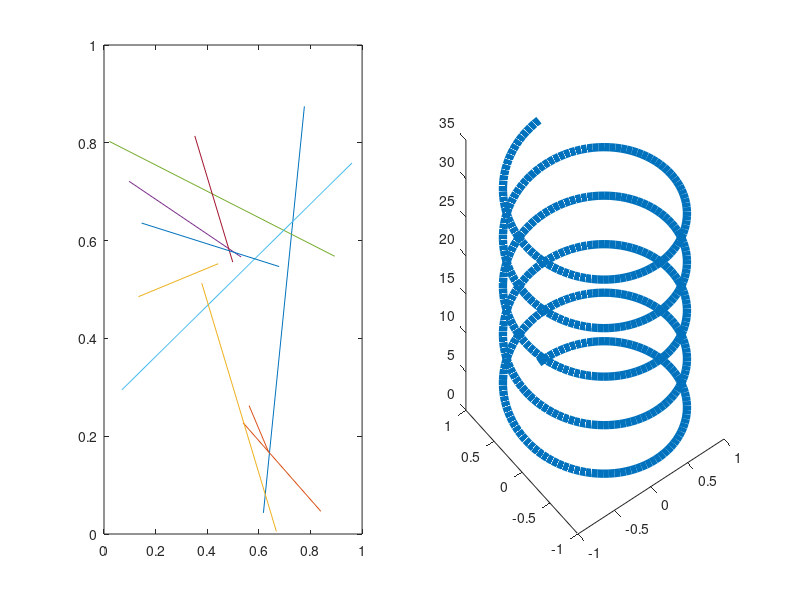

Reproduce this figure in MATLAB. (Note: this script raises an error after producing the figure.)

%%%%%%%%%%%%%%%%%%%%%%%%%%%%%%%%%%%%%%%%%%%%%%%%%%%%%%%%%%%%%%%%

tx=linspace(0,5,2);
ty=linspace(0,3,2);
tz=linspace(0,2,2);

for i=0:5
    plot3(ty*0+i,ty,ty*0,'k','linewidth',3)
    hold on
    plot3(tz*0+i,tz*0,tz,'k','linewidth',3)
    hold on
end
for j=0:3
    plot3(tz*0,tz*0+j,tz,'k','linewidth',3)
    hold on
    plot3(tx,tx*0+j,tx*0,'k','linewidth',3)
    hold on
end
for k=0:2
    plot3(tx,tx*0,tx*0+k,'k','linewidth',3)
    hold on
    plot3(ty*0,ty,ty*0+k,'k','linewidth',3)
    hold on
end



for i=0:4
    plot3(ty*0+i+0.5,ty,ty*0,'c','linewidth',3)
    hold on
    plot3(tz*0+i+0.5,tz*0,tz,'c','linewidth',3)
    hold on
end
for j=0:2
    plot3(tz*0,tz*0+j+0.5,tz,'m','linewidth',3)
    hold on
    plot3(tx,tx*0+j+0.5,tx*0,'m','linewidth',3)
    hold on
end
for k=0:1
    plot3(tx,tx*0,tx*0+k+0.5,'y','linewidth',3)
    hold on
    plot3(ty*0,ty,ty*0+k+0.5,'y','linewidth',3)
    hold on
end

%%%%%%%%%%%%%%%%%%%%%%%%%%%%%%%%%%%%%%%%%%%%%%%%%%%%%%%%%%%%%%%%

tx=linspace(0,5,2);
ty=linspace(0,3,2);
tz=linspace(0,2,2);

ta=linspace(0,4,2);
tb=linspace(0,2,2);
tc=linspace(0,1,2);

for i=0:5
    plot3(ty*0+i,0.5+tb,ty*0,'m','linewidth',3)
    hold on
    plot3(tz*0+i,tz*0,0.5+tc,'y','linewidth',3)
    hold on
end
for j=0:3
    plot3(tz*0,tz*0+j,0.5+tc,'y','linewidth',3)
    hold on
    plot3(0.5+ta,tx*0+j,tx*0,'c','linewidth',3)
    hold on
end
for k=0:2
    plot3(0.5+ta,tx*0,tx*0+k,'c','linewidth',3)
    hold on
    plot3(ty*0,0.5+tb,ty*0+k,'m','linewidth',3)
    hold on
end



for i=0:4
    plot3(ty*0+i+0.5,ty,ty*0,'c','linewidth',3)
    hold on
    plot3(tz*0+i+0.5,tz*0,tz,'c','linewidth',3)
    hold on
end
for j=0:2
    plot3(tz*0,tz*0+j+0.5,tz,'m','linewidth',3)
    hold on
    plot3(tx,tx*0+j+0.5,tx*0,'m','linewidth',3)
    hold on
end
for k=0:1
    plot3(tx,tx*0,tx*0+k+0.5,'y','linewidth',3)
    hold on
    plot3(ty*0,ty,ty*0+k+0.5,'y','linewidth',3)
    hold on
end




for i=0:5
    plot3(ty*0+i,ty,ty*0,'k:','linewidth',3)
    hold on
    plot3(tz*0+i,tz*0,tz,'k:','linewidth',3)
    hold on
end
for j=0:3
    plot3(tz*0,tz*0+j,tz,'k:','linewidth',3)
    hold on
    plot3(tx,tx*0+j,tx*0,'k:','linewidth',3)
    hold on
end
for k=0:2
    plot3(tx,tx*0,tx*0+k,'k:','linewidth',3)
    hold on
    plot3(ty*0,ty,ty*0+k,'k:','linewidth',3)
    hold on
end



%%%%%%%%%%%%%%%%%%%%%%%%%%%%%%%%%%%%%%%%%%%%%%%%%%%%%%%%%%%%%%%%


X1 = rand(1, 10);
X2 = rand(1, 10);
Y1 = rand(1, 10);
Y2 = rand(1, 10);
subplot(1,2,1)
plot([X1; X2], [Y1; Y2])      % A bunch of separate lines
subplot(1,2,2)
plot([X1; X2].', [Y1; Y2].')  % Two polygones


%%%%%%%%%%%%%%%%%%%%%%%%%%%%%%%%%%%%%%%%%%%%%%%%%%%%%%%%%%%%%%%%

X1 = rand(1, 10);
X2 = rand(1, 10);
X3 = rand(1, 10);
Y1 = rand(1, 10);
Y2 = rand(1, 10);
Y3 = rand(1, 10);
plot3([X1; X2; X3], [Y1; Y2; Y3])


%%%%%%%%%%%%%%%%%%%%%%%%%%%%%%%%%%%%%%%%%%%%%%%%%%%%%%%%%%%%%%%%

t = 0:pi/50:10*pi;
plot3(sin(t),cos(t),t, 'linewidth',6);

%%%%%%%%%%%%%%%%%%%%%%%%%%%%%%%%%%%%%%%%%%%%%%%%%%%%%%%%%%%%%%%%

syms u v
ezsurf(cos(u)*sin(v),sin(u)*sin(v),cos(v));
axis equal
colormap('summer')
shading interp

syms u v
ezsurf(cos(u)*sin(v),sin(u)*sin(v),cos(v));
axis equal
colormap('autumn')
shading interp

[x,y,z] = sphere(40);
surf (x,y,z)
colormap('cool')


[x,y,z] = sphere(40);
ezsurf (x,y,z)

%%%%%%%%%%%%%%%%%%%%%%%%%%%%%%%%%%%%%%%%%%%%%%%%%%%%%%%%%%%%%%%%

subplot(2,2,1)
p = patch(isosurface(X,Y,Z,V,0))
p.FaceColor = [0.6 1 0.6];
p.EdgeColor = 'black';
camlight
lighting gouraud

subplot(2,2,2)
p = patch(isosurface(X,Y,Z,V,0))
p.FaceColor = [0.6 1 0.6];
p.EdgeColor = 'black';
camlight
lighting gouraud

subplot(2,2,3)
p = patch(isosurface(X,Y,Z,V,0))
p.FaceColor = [0.6 1 0.6];
p.EdgeColor = 'none';
camlight
lighting gouraud

subplot(2,2,4)
p = patch(isosurface(X,Y,Z,V,0))
p.FaceColor = [0.6 1 0.6];
p.EdgeColor = 'none';
camlight
lighting gouraud

%%%%%%%%%%%%%%%%%%%%%%%%%%%%%%%%%%%%%%%%%%%%%%%%%%%%%%%%%%%%%%%%
